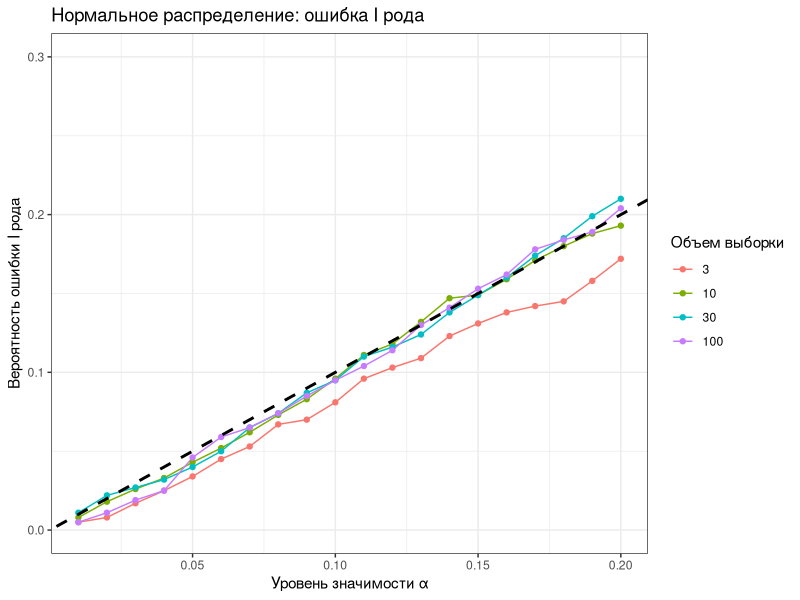
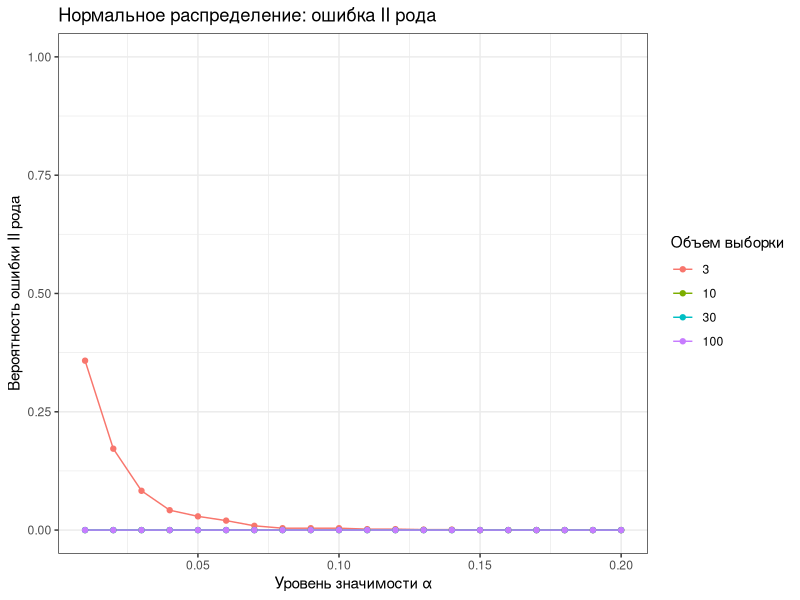
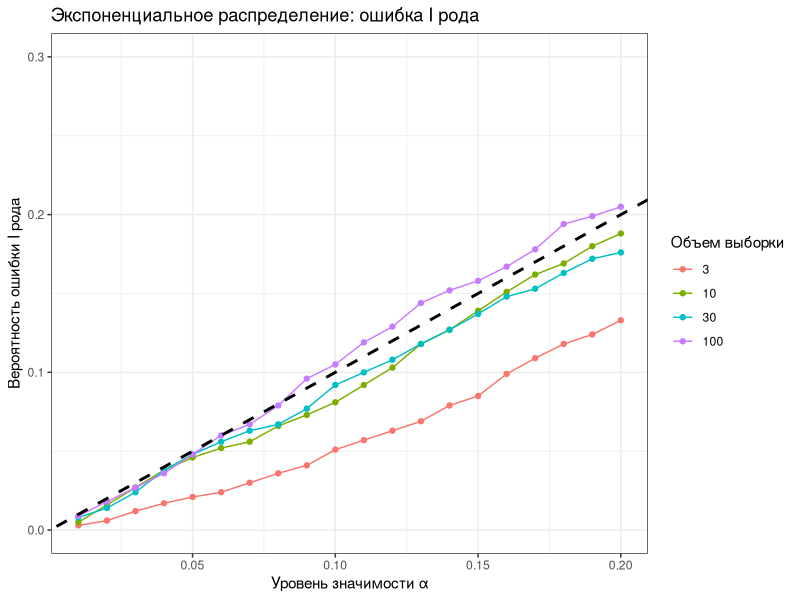
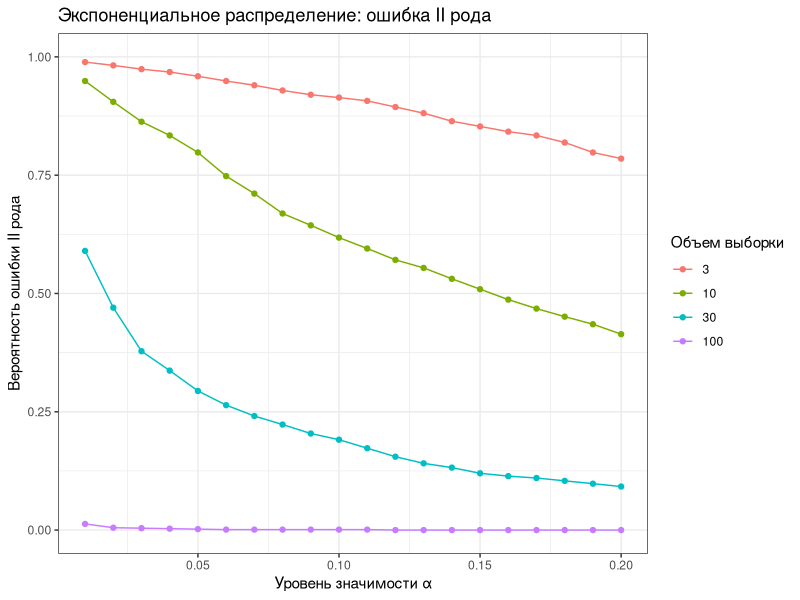
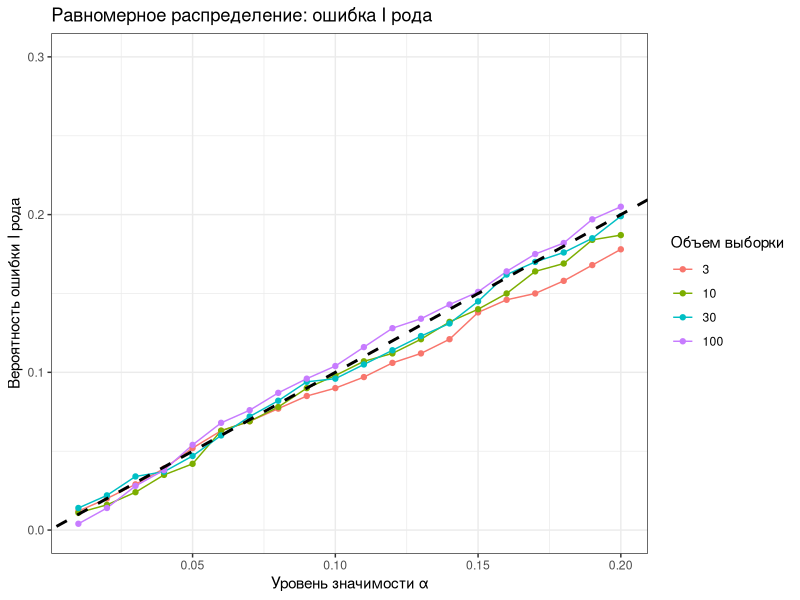
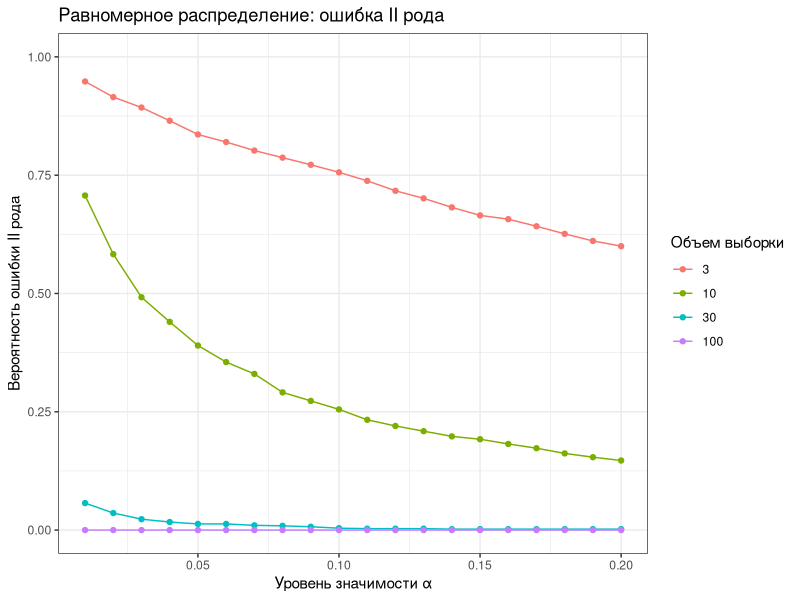
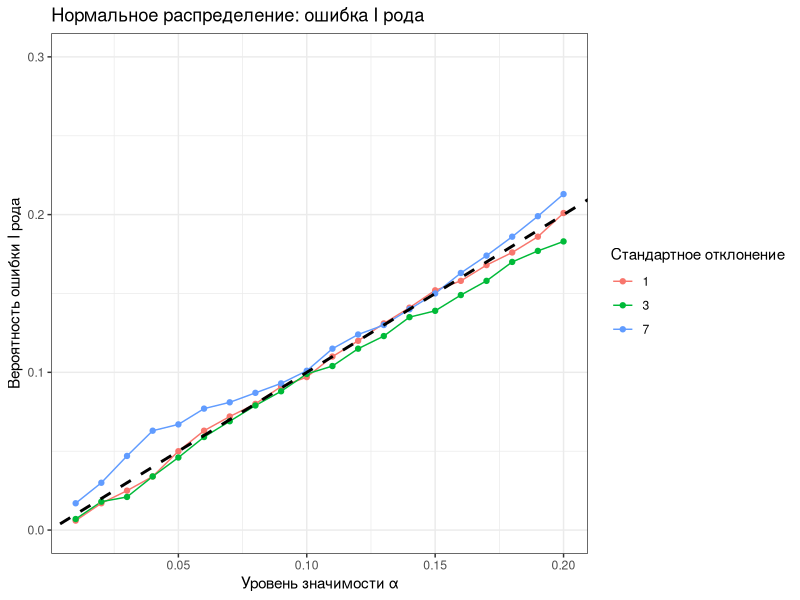
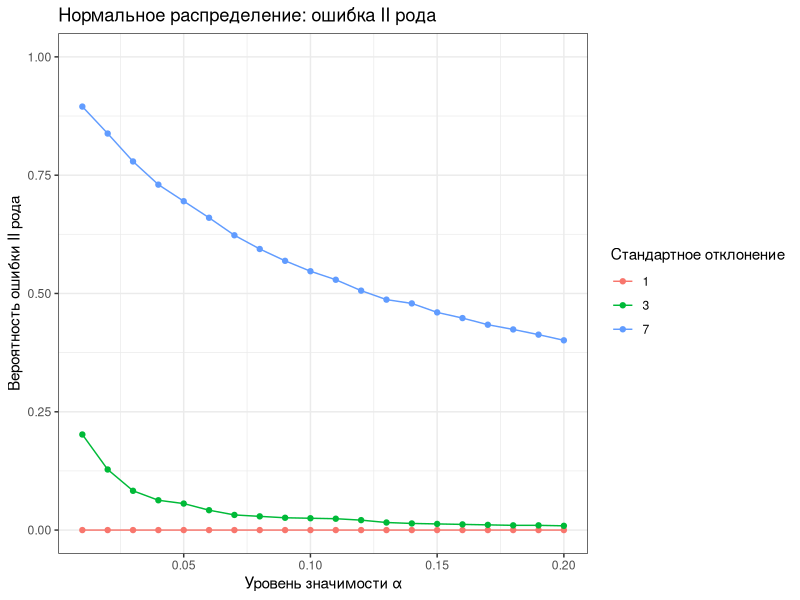

These figures' R source, in order:
## ---- chunk 1
set.seed(42)
## ---- chunk 2
#| message: false
library(tidyverse)
library(ggplot2)
## ---- chunk 3
n <- c(3, 10, 30, 100)
alphas <- seq(0.01, 0.20, 0.01)
repeats <- 1000

#Генератор выборки с нормальным распределением
generate_norm <- function (n, sample_mean, sample_sd) {
  samples <- rnorm(n = n, mean = sample_mean, sd = sample_sd)
  return(samples)
}

#Генератор выборки с экспоненциальным распределением
generate_exp <- function (n, sample_rate) {
  samples <- rexp(n = n, rate = sample_rate)
  return(samples)
}

#Генератор выборки с равномерным распределением 
generate_uni <- function (n, a, b) {
  samples <- runif(n = n, min = a, max = b)
  return(samples)
}

#На основе генераторов рассчитывает p.value
simulate_pvalue <- function (n, generator_x, generator_y, repeats = 1000) {
  p.values <- replicate(n = repeats, t.test(generator_x(n), generator_y(n))$p.value
    )
  return(p.values)
}
## ---- chunk 4
# Ошибка 1 рода 
error_freq_I_norm <- data.frame(alpha = alphas)

for (i in n){
  p.value <- simulate_pvalue(i, function(k) generate_norm(k, 5, 1), 
                                function (k) generate_norm(k, 5, 1))
  errors <- c()
  for (a in alphas){
    err_freq <- sum(p.value < a) / repeats
    errors <- append(errors, err_freq)
  }
  error_freq_I_norm[[as.character(i)]] <- errors
}

# Ошибка 2 рода 
error_freq_II_norm <- data.frame(alpha = alphas)

for (i in n){
  p.value <- simulate_pvalue(i, function(k) generate_norm(k, 5, 1), 
                                function (k) generate_norm(k, 10, 1))
  errors <- c()
  for (a in alphas){
    err_freq <- sum(p.value >= a) / repeats
    errors <- append(errors, err_freq)
  }
  error_freq_II_norm[[as.character(i)]] <- errors
}
## ---- chunk 5
#Ошибка 1 рода
error_freq_I_exp <- data.frame(alpha = alphas)

for (i in n){
  p.value <- simulate_pvalue(n = i, function(k) generate_exp(k, 0.2), function (k) generate_exp(k, 0.2))
  errors <- c()
  for (a in alphas){
    err_freq <- sum(p.value < a) / repeats
    errors <- append(errors, err_freq)
  }
  error_freq_I_exp[[as.character(i)]] <- errors
}

# Ошибка 2 рода 
error_freq_II_exp <- data.frame(alpha = alphas)

for (i in n){
  p.value <- simulate_pvalue(n = i, function(k) generate_exp(k, 0.2), function (k) generate_exp(k, 0.1))
  errors <- c()
  for (a in alphas){
    err_freq <- sum(p.value >= a) / repeats
    errors <- append(errors, err_freq)
  }
  error_freq_II_exp[[as.character(i)]] <- errors
}
## ---- chunk 6
#Ошибка 1 рода

error_freq_I_uni <- data.frame(alpha = alphas)

for (i in n){
  p.value <- simulate_pvalue(n = i, function(k) generate_uni(k, 0, 10), function (k) generate_uni(k, 0, 10))
  errors <- c()
  for (a in alphas){
    err_freq <- sum(p.value < a) / repeats
    errors <- append(errors, err_freq)
  }
  error_freq_I_uni[[as.character(i)]] <- errors
}

# Ошибка 2 рода 
error_freq_II_uni <- data.frame(alpha = alphas)

for (i in n){
  p.value <- simulate_pvalue(n = i, function(k) generate_uni(k, 0, 10), function (k) generate_uni(k, 0, 20))
  errors <- c()
  for (a in alphas){
    err_freq <- sum(p.value >= a) / repeats
    errors <- append(errors, err_freq)
  }
  error_freq_II_uni[[as.character(i)]] <- errors
}
## ---- chunk 7
transform_to_long <- function(data) {
  long <- data |> 
    pivot_longer(cols = -alpha, names_to = "n", values_to = "error_frequency") |> 
    mutate(n = factor(n, levels = c("3", "10", "30", "100")))
  return(long)
}

plot_error <- function(data, title, type) {
  long_data <- transform_to_long(data)
  p <- ggplot(data = long_data, aes(x = alpha, y = error_frequency, color = n)) +
    geom_line() + 
    geom_point() + 
    labs(
      title = title, 
      x = "Уровень значимости α", 
      y = paste("Вероятность ошибки", type, "рода"), 
      color = "Объем выборки"
    ) +
  theme_bw()

  if (type == "I") {
    p <- p + geom_abline(intercept = 0, slope = 1, linetype = "dashed", linewidth = 1) +
      scale_y_continuous(limits = c(0, 0.3))
  } else {
    p <- p + scale_y_continuous(limits = c(0, 1))
  }
  p
}
## ---- chunk 8
#| fig-width: 8
#| fig-height: 5
#| fig-align: center

plot_error(data = error_freq_I_norm, title = "Нормальное распределение: ошибка I рода", type = "I")
plot_error(data = error_freq_II_norm, title = "Нормальное распределение: ошибка II рода", type = "II" )
## ---- chunk 9
#| fig-width: 8
#| fig-height: 5
#| fig-align: center

plot_error(data = error_freq_I_exp, title = "Экспоненциальное распределение: ошибка I рода", type = "I")
plot_error(data = error_freq_II_exp, title = "Экспоненциальное распределение: ошибка II рода", type = "II" )
## ---- chunk 10
#| fig-width: 8
#| fig-height: 5
#| fig-align: center

plot_error(data = error_freq_I_uni, title = "Равномерное распределение: ошибка I рода", type = "I")
plot_error(data = error_freq_II_uni, title = "Равномерное распределение: ошибка II рода", type = "II" )
## ---- chunk 11
#Ошибка I рода

diff_sd <- c(1, 3, 7)
error_I_diff_sd <- data.frame(alpha = alphas)
for(i in diff_sd){
  p.value <- simulate_pvalue(n = 10, function (k) generate_norm(k, 5, i), function (k) generate_norm(k, 5, i))
  errors <- c()
  for (a in alphas){
    error <- sum(p.value < a) / repeats
    errors <- append(errors, error)
  }
  error_I_diff_sd[[as.character(i)]] <- errors
}

#Ошибка II рода

diff_sd <- c(1, 3, 7)
error_II_diff_sd <- data.frame(alpha = alphas)
for(i in diff_sd){
  p.value <- simulate_pvalue(n = 10, function (k) generate_norm(k, 5, i), function (k) generate_norm(k, 10, i))
  errors <- c()
  for (a in alphas){
    error <- sum(p.value >= a) / repeats
    errors <- append(errors, error)
  }
  error_II_diff_sd[[as.character(i)]] <- errors
}
## ---- chunk 12
transform_to_long_add <- function(data) {
  long <- data |> 
    pivot_longer(cols = -alpha, names_to = "sd", values_to = "error_frequency") |> 
    mutate(sd = factor(sd, levels = c("1", "3", "7")))
  return(long)
}

plot_error_add <- function(data, title, type) {
  long_data <- transform_to_long_add(data)
  p <- ggplot(data = long_data, aes(x = alpha, y = error_frequency, color = sd)) +
    geom_line() + 
    geom_point() + 
    labs(
      title = title, 
      x = "Уровень значимости α", 
      y = paste("Вероятность ошибки", type, "рода"), 
      color = "Стандартное отклонение"
    ) +
  theme_bw()

  if (type == "I") {
    p <- p + geom_abline(intercept = 0, slope = 1, linetype = "dashed", linewidth = 1) +
      scale_y_continuous(limits = c(0, 0.3))
  } else {
    p <- p + scale_y_continuous(limits = c(0, 1))
  }
  p
}
## ---- chunk 13
#| fig-width: 8
#| fig-height: 5
#| fig-align: center

plot_error_add(data = error_I_diff_sd, title = "Нормальное распределение: ошибка I рода", type = "I")
plot_error_add(data = error_II_diff_sd, title = "Нормальное распределение: ошибка II рода", type = "II" )
